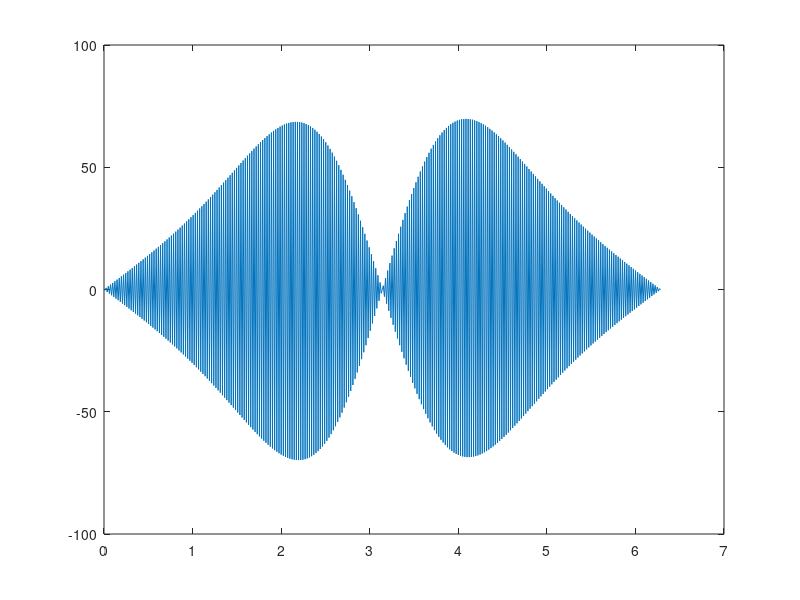

Source code (MATLAB):
clear all;
clc;
close all;

NX = 512;
dx = 2*pi/NX;

i = meshgrid(1:NX,1);
x = i*dx;

kx = [0:NX/2 -NX/2+1:-1];

f = exp(-(x-pi).^2);
ff = f.*f;
dffx = -4*(x-pi).*ff;

ffhat = fft(ff);

ffhat2 = ifft( fft(fft(f)).^2 );

fhat = fft(f);
cnv = conv(fhat,fhat,'same');


% plot(x,-dffx+real(ifft(1i*kx.*ffhat2))/NX)
plot(x,-dffx+real(ifft(1i*kx.*cnv))/NX)
